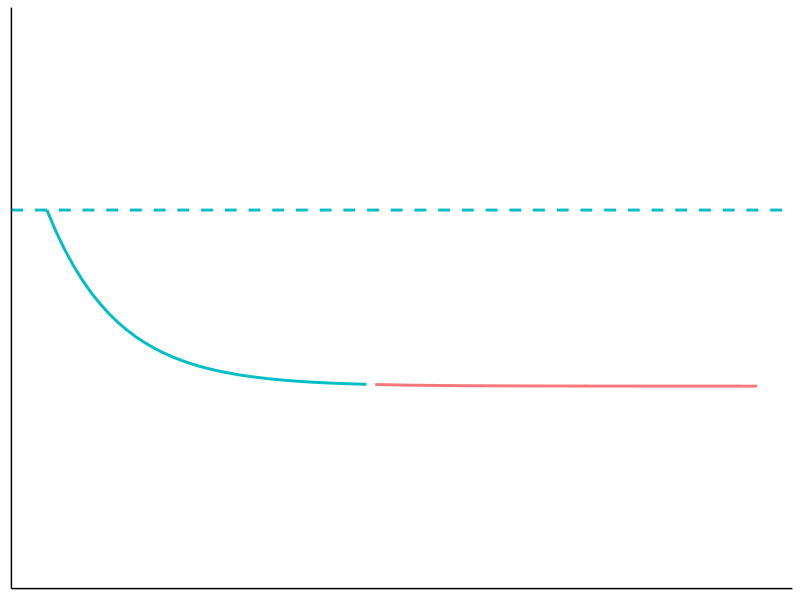
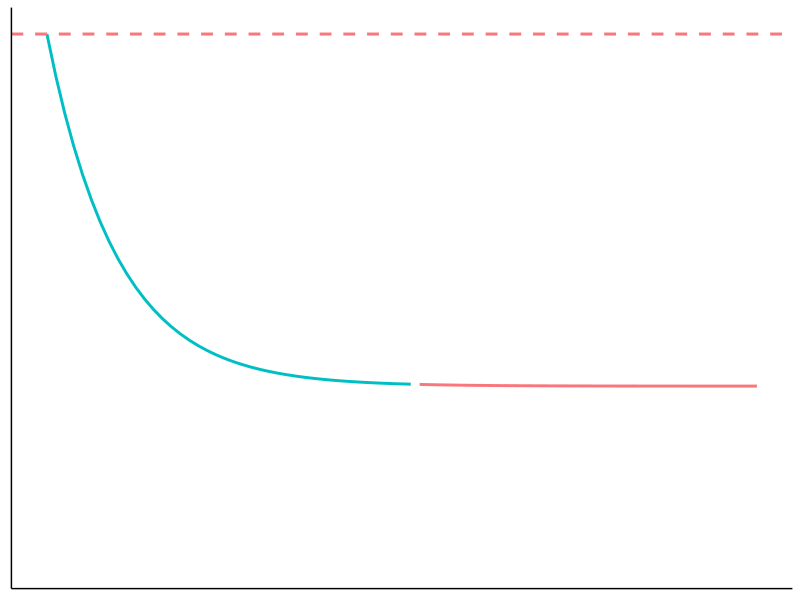
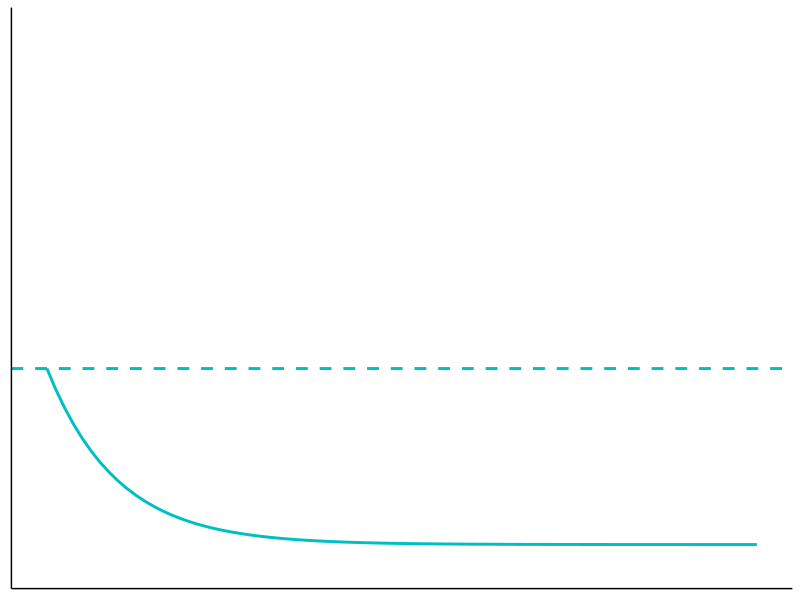
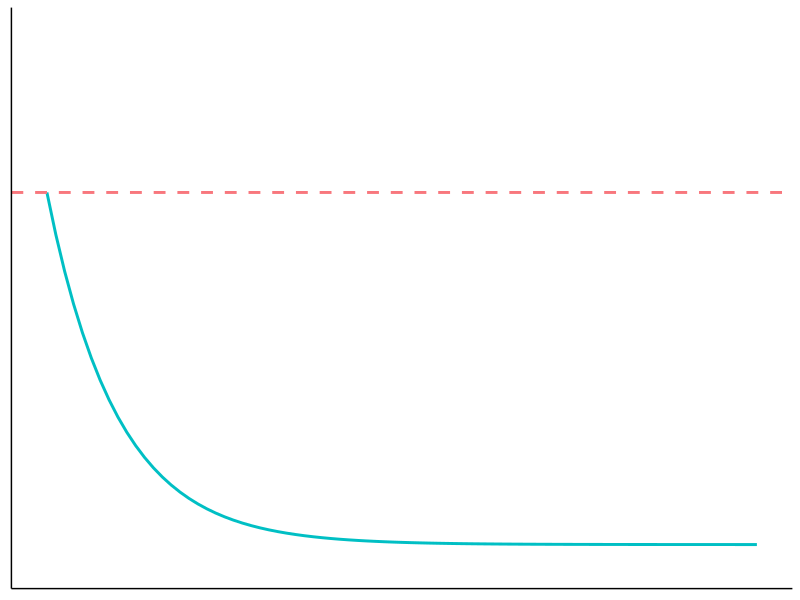
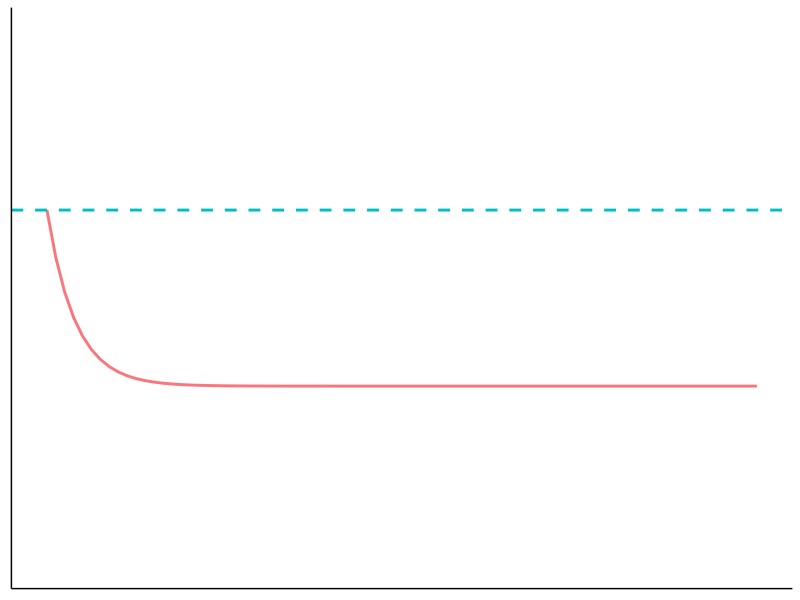
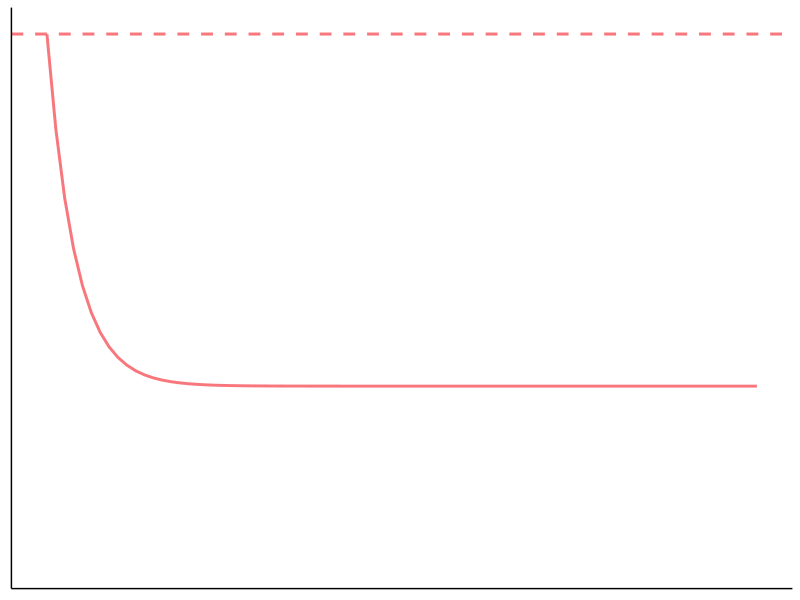
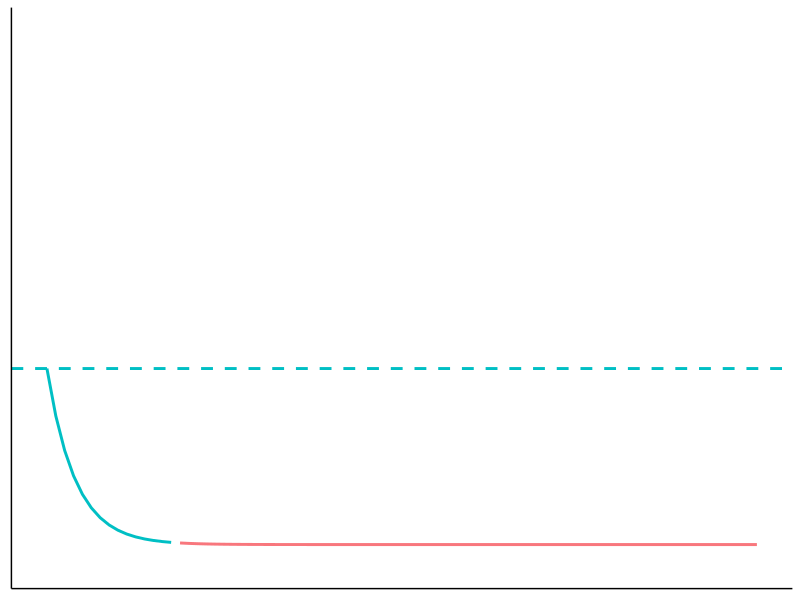
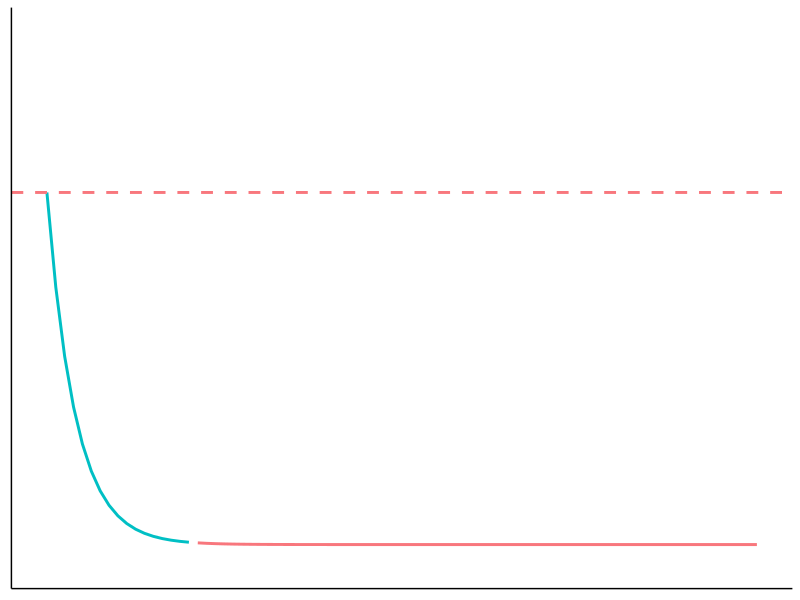

Reproduce these figures in R, in order.
library(ggplot2)
my2cols <- c("#00BFC4", "#F8777d")

# scenario parameters for illustrating figures
scenario_par0 <- rbind(c(10, 10, 2), c(10, 20, 2),
                       c(1, 10, 2), c(1, 20, 2),
                       c(10, 10, 1), c(10, 20, 1),
                       c(1, 10, 1), c(1, 20, 1))
expit <- function(x) {
      return(exp(x) / (1 + exp(x)))
}

myexprate <- function(theta, t) {
      out <- theta[1] + theta[2] * expit(theta[3])^t
      return(out)
}

risk_mat <- do.call(rbind, lapply(1:8, function(i) {
      x <- scenario_par0[i, ]
      temp <- sapply(0:100, function(t) {
            return(myexprate(x, t))
      })
      short <- max(which(temp >= min(temp) + 0.1))
      col <- rep(NA, 101)
      # for slow and fast decay 
      if (i %in% 1:4) {
            col[1:short] <- rep(my2cols[1], short)
      } else {
            col[1:short] <- rep(my2cols[2], short)
      }
      # high and low baseline risk
      if (i %in% c(1, 2, 5, 6)) {
            col[short:100+1] <- rep(my2cols[2], 100-short+1)
      } else {
            col[short:100+1] <- rep(my2cols[1], 100-short+1)
      }
      
      return(data.frame(time = 0:100, 
                        scenario = rep(i, 101),
                        risk = temp,
                        col = col))
}))

# y: 0-30, x: 0:100
for (scenario in 1:8) {
      q <- ggplot(data = risk_mat[risk_mat$scenario == scenario, ]) + 
            geom_line(aes(x = time, y = risk, col = col), size = 1) + 
            geom_hline(yintercept = max(risk_mat$risk[risk_mat$scenario == scenario]),
                       col = ifelse(scenario %in% c(1, 3, 5, 7),
                                    my2cols[1], my2cols[2]),
                       linetype = "dashed", size = 1) +
            theme(text = element_text(size=20),
                  axis.line = element_line(colour = "black"),
                  panel.grid.major = element_blank(),
                  panel.grid.minor = element_blank(),
                  panel.border = element_blank(),
                  panel.background = element_blank(),
                  legend.position = "none",
                  axis.title.x=element_blank(),
                  axis.text.x=element_blank(),
                  axis.ticks.x=element_blank(),
                  axis.title.y=element_blank(),
                  axis.text.y=element_blank(),
                  axis.ticks.y=element_blank()) +
            xlab("") + ylab("") +
            scale_color_manual(values = unique(risk_mat$col[risk_mat$scenario == scenario])) + 
            xlim(c(0, 80)) + ylim(c(0, 30))
      
      jpeg(filename = paste0("table_s", scenario, ".jpeg"),
           width = 120, height = 100)
      plot(q)
      dev.off()
}

      
